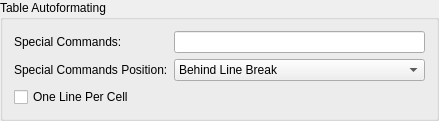
                <widget class="QGroupBox" name="gbTableAutoformat">
                 <property name="title">
                  <string>Table Autoformating</string>
                 </property>
                 <layout class="QGridLayout" name="gridLayoutTableAutoFormat">
                  <item row="2" column="0" colspan="2">
                   <widget class="QCheckBox" name="cbTableFormatingOneLinePerCell">
                    <property name="text">
                     <string>One Line Per Cell</string>
                    </property>
                   </widget>
                  </item>
                  <item row="1" column="1">
                   <widget class="QComboBox" name="cbTableFormatingSpecialCommandPos">
                    <item>
                     <property name="text">
                      <string>Behind Line Break</string>
                     </property>
                    </item>
                    <item>
                     <property name="text">
                      <string>Separate Line (No Indent)</string>
                     </property>
                    </item>
                    <item>
                     <property name="text">
                      <string>Separate Line (Indented to First Column)</string>
                     </property>
                    </item>
                   </widget>
                  </item>
                  <item row="1" column="0">
                   <widget class="QLabel" name="label_61">
                    <property name="text">
                     <string>Special Commands Position:</string>
                    </property>
                   </widget>
                  </item>
                  <item row="0" column="1">
                   <widget class="QLineEdit" name="leTableFormatingSpecialCommands"/>
                  </item>
                  <item row="0" column="0">
                   <widget class="QLabel" name="label_60">
                    <property name="text">
                     <string>Special Commands:</string>
                    </property>
                   </widget>
                  </item>
                 </layout>
                </widget>
